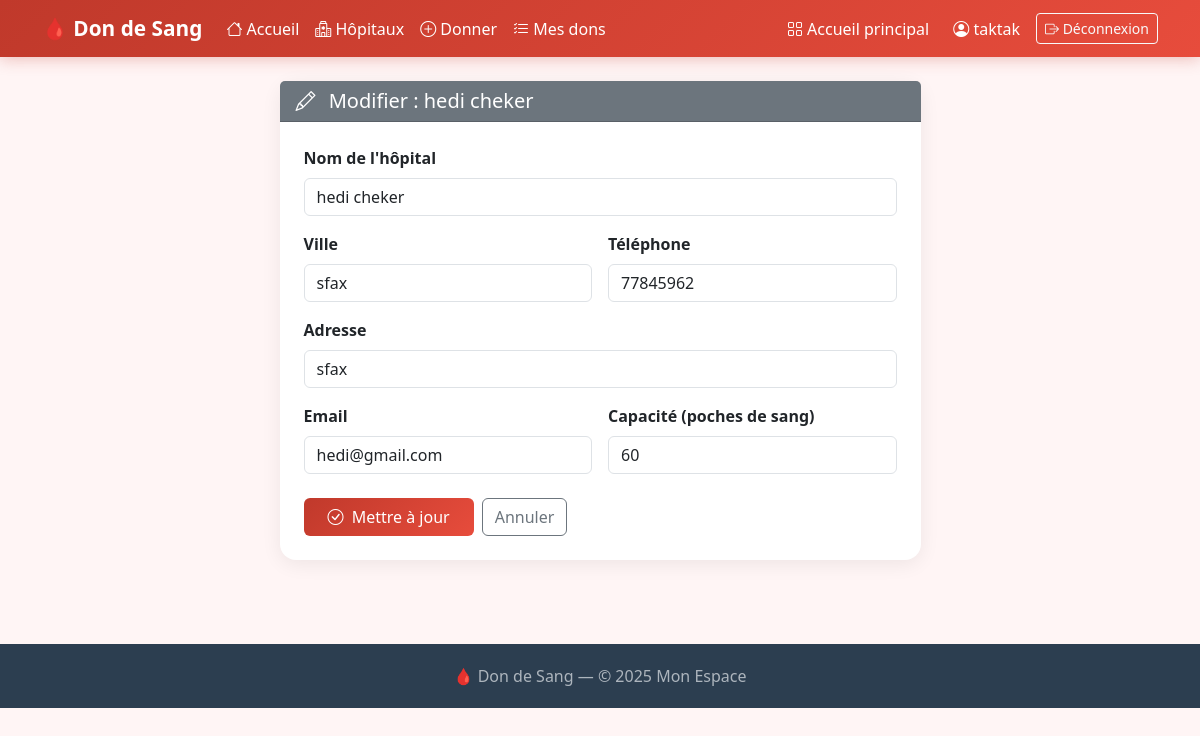
/don_sang/hopitaux/modifier/1/ (signed in), run on the app's committed database.
### don_sang/models.py (models this page shows, shortened)
class Hospital(models.Model):
    nom = models.CharField(max_length=200)
    ville = models.CharField(max_length=100)
    adresse = models.CharField(max_length=255)
    telephone = models.CharField(max_length=20)
    email = models.EmailField(blank=True)
    capacite = models.PositiveIntegerField(help_text="Capacité de stockage de poches de sang", default=0)
    date_ajout = models.DateTimeField(auto_now_add=True)
    class Meta:
        ordering = ['nom']
        verbose_name = 'Hôpital'
        verbose_name_plural = 'Hôpitaux'

### don_sang/views.py (the view)
# urls.py: path('hopitaux/modifier/<int:hopital_id>/', views.modifier_hopital, name='modifier_hopital'),
@login_required(login_url='/don_sang/login/')
def modifier_hopital(request, hopital_id):
    hopital = get_object_or_404(Hospital, id=hopital_id)
    if request.method == 'POST':
        form = HospitalForm(request.POST, instance=hopital)
        if form.is_valid():
            form.save()
            messages.success(request, '✅ Hôpital mis à jour.')
            return redirect('liste_hopitaux')
    else:
        form = HospitalForm(instance=hopital)
    return render(request, 'don_sang/modifier_hopital.html', {'form': form, 'hopital': hopital})

### don_sang/forms.py
class HospitalForm(forms.ModelForm):
    class Meta:
        model = Hospital
        fields = ['nom', 'ville', 'adresse', 'telephone', 'email', 'capacite']
        widgets = {
            'nom': forms.TextInput(attrs={'class': 'form-control', 'placeholder': 'Ex: Hôpital Charles Nicolle'}),
            'ville': forms.TextInput(attrs={'class': 'form-control', 'placeholder': 'Ex: Tunis, Sfax...'}),
            'adresse': forms.TextInput(attrs={'class': 'form-control', 'placeholder': 'Adresse complète'}),
            'telephone': forms.TextInput(attrs={'class': 'form-control', 'placeholder': 'Ex: 71 234 567'}),
            'email': forms.EmailInput(attrs={'class': 'form-control', 'placeholder': 'Email (optionnel)'}),
            'capacite': forms.NumberInput(attrs={'class': 'form-control', 'min': 0}),
        }

### don_sang/templates/don_sang/modifier_hopital.html (shortened to what this page needs)
{% extends 'don_sang/base.html' %}
{% block content %}
<div class="container py-4">
  <div class="row justify-content-center">
    <div class="col-lg-7">
      <div class="card">
        <div class="card-header bg-secondary text-white">
          <h5 class="mb-0"><i class="bi bi-pencil me-2"></i> Modifier : {{ hopital.nom }}</h5>
        </div>
        <div class="card-body p-4">
          <form method="post">
            <div class="mb-3">
              <label class="form-label fw-semibold">Nom de l'hôpital</label>
              {{ form.nom }}
            </div>
            <div class="row g-3 mb-3">
              <div class="col-md-6">
                <label class="form-label fw-semibold">Ville</label>
                {{ form.ville }}
              </div>
              <div class="col-md-6">
                <label class="form-label fw-semibold">Téléphone</label>
                {{ form.telephone }}
              </div>
            </div>
            <div class="mb-3">
              <label class="form-label fw-semibold">Adresse</label>
              {{ form.adresse }}
            </div>
            <div class="row g-3 mb-3">
              <div class="col-md-6">
                <label class="form-label fw-semibold">Email</label>
                {{ form.email }}
              </div>
              <div class="col-md-6">
                <label class="form-label fw-semibold">Capacité (poches de sang)</label>
                {{ form.capacite }}
              </div>
            </div>
            <div class="d-flex gap-2 mt-4">
              <button type="submit" class="btn btn-blood px-4">
                <i class="bi bi-check-circle me-1"></i> Mettre à jour
              </button>
              <a href="{% url 'liste_hopitaux' %}" class="btn btn-outline-secondary">Annuler</a>
            </div>
          </form>
        </div>
      </div>
    </div>
  </div>
</div>
{% endblock %}

### don_sang/templates/don_sang/base.html (shortened to what this page needs)
<!DOCTYPE html>
<html lang="fr">
<head>
    <link href="https://cdn.jsdelivr.net/npm/bootstrap@5.3.0/dist/css/bootstrap.min.css" rel="stylesheet">
    <link href="https://cdn.jsdelivr.net/npm/bootstrap-icons@1.11.0/font/bootstrap-icons.css" rel="stylesheet">
</head>
<body>
<nav class="navbar navbar-expand-lg sticky-top">
    <div class="container">
        <a class="navbar-brand" href="{% url 'accueil_don' %}">🩸 Don de Sang</a>
        <div class="collapse navbar-collapse" id="navDS">
            <ul class="navbar-nav me-auto">
                <li class="nav-item">
                    <a class="nav-link" href="{% url 'accueil_don' %}"><i class="bi bi-house"></i> Accueil</a>
                </li>
                <li class="nav-item">
                    <a class="nav-link" href="{% url 'liste_hopitaux' %}"><i class="bi bi-hospital"></i> Hôpitaux</a>
                </li>
                {% if user.is_authenticated %}
                <li class="nav-item">
                    <a class="nav-link" href="{% url 'faire_don' %}"><i class="bi bi-plus-circle"></i> Donner</a>
                </li>
                <li class="nav-item">
                    <a class="nav-link" href="{% url 'mes_dons' %}"><i class="bi bi-list-check"></i> Mes dons</a>
                </li>
                {% endif %}
            </ul>
            <ul class="navbar-nav align-items-center gap-2">
                <li class="nav-item">
                    <a class="nav-link" href="/"><i class="bi bi-grid"></i> Accueil principal</a>
                </li>
                {% if user.is_authenticated %}
                <li class="nav-item">
                    <span class="nav-link"><i class="bi bi-person-circle"></i> {{ user.username }}</span>
                </li>
                <li class="nav-item">
                    <a href="{% url 'logout_don' %}" class="btn btn-sm btn-outline-light">
                        <i class="bi bi-box-arrow-right"></i> Déconnexion
                    </a>
                </li>
                {% endif %}
            </ul>
        </div>
    </div>
</nav>
{% block content %}{% endblock %}
<footer>
    <div class="container">
        <p class="mb-0">🩸 Don de Sang — © 2025 Mon Espace</p>
    </div>
</footer>
</body>
</html>

### data on the page
Hospital: nom "hedi cheker", ville "sfax", telephone "77845962", adresse "sfax", email "hedi@gmail.com", capacite "60"

### other printed values
{{ user.username }} "taktak"
